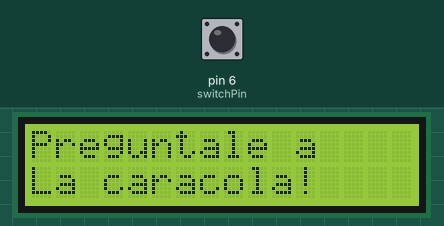
This sketch was run on a simulated Arduino Uno, built with avr-gcc and run on an emulated ATmega328P. On the bench: 16×2 character LCD. The test bench sets the inputs (shaded band); at power-on: pin 6 (switchPin) LOW. Random numbers use the default seed unless the sketch sets one.

Above: at 1.2 s.
1.3 s: pin 6 (switchPin) pulled HIGH for 0.15 s
At 2.6 s:
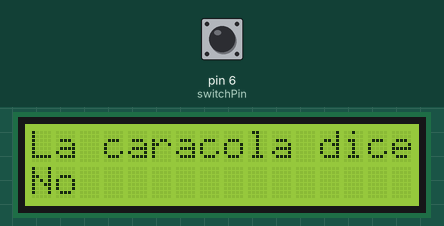
2.9 s: pin 6 (switchPin) pulled HIGH for 1 s
At 5.1 s:
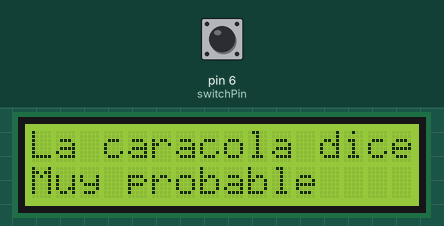
5.4 s: pin 6 (switchPin) pulsed HIGH 5 times (0.12 s each, 0.3 s apart)
At 6.7 s:
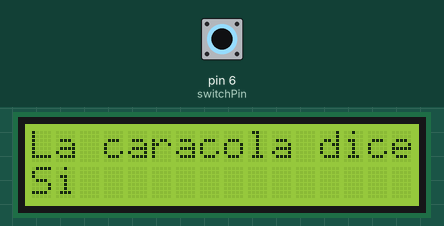
8.4 s: pin 6 (switchPin) pulled HIGH for 0.15 s
At 9.5 s:
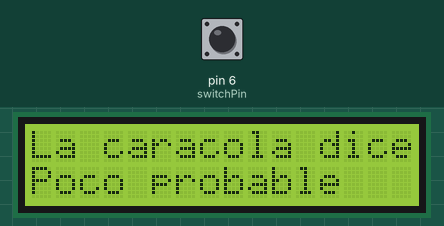
10.0 s: pin 6 (switchPin) pulled HIGH for 3.2 s
At 13.6 s:
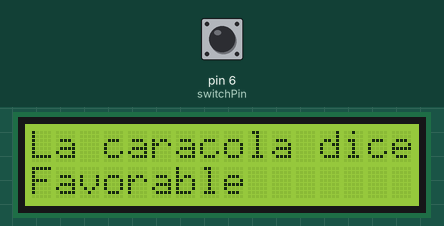
14.7 s: pin 6 (switchPin) pulled HIGH for 0.15 s
At 15.5 s:
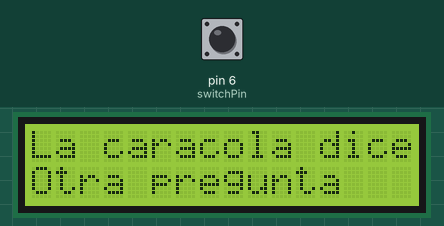
Timing chart, 0 to 17.3 s (numbered marks = the images above; inputs shaded):
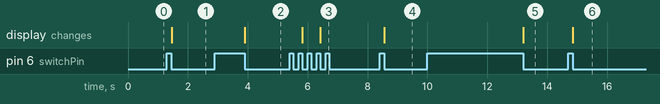

The sketch:

caracola_magica.ino
```cpp
#include <LiquidCrystal.h>
LiquidCrystal lcd(12,11, 5, 4, 3, 2);
const int switchPin = 6;
int switchState = 0;
int prevSwitchState = 0;
int reply;

void setup() {
  // put your setup code here, to run once:
  lcd.begin(16,2);
  pinMode(switchPin, INPUT);
  lcd.print("Preguntale a");
  lcd.setCursor(0, 1);
  lcd.print("La caracola!");
}

void loop() {
  // put your main code here, to run repeatedly:
  switchState = digitalRead(switchPin);
  if (switchState != prevSwitchState)
  {
    if (switchState == LOW)
    {
      reply = random(8);
      lcd.clear();
      lcd.setCursor(0, 0);
      lcd.print("La caracola dice: ");
      lcd.setCursor(0, 1);

      switch(reply)
      {
        case 0:
        lcd.print("Si");
        break;

        case 1:
        lcd.print("Muy probable");
        break;

        case 2:
        lcd.print("Seguramente");
        break;

        case 3:
        lcd.print("Favorable");
        break;

        case 4:
        lcd.print("Quizas no");
        break;

        case 5:
        lcd.print("Otra pregunta");
        break;

        case 6:
        lcd.print("Poco probable");
        break;

        case 7:
        lcd.print("No");
        break;
      }

    }
  }
  prevSwitchState = switchState;
}
```

Measured:
- after the input at 1.3 s, the display: changes after 0.16 s (image 1)
- after the input at 2.9 s, the display: changes after 1.0 s (image 2)
- after the input at 5.4 s, the display: first changes after 0.43 s (image 3 shows a later state)
- after the input at 8.4 s, the display: changes after 0.16 s (image 4)
- after the input at 10.0 s, the display: changes after 3.2 s (image 5)
- after the input at 14.7 s, the display: changes after 0.16 s (image 6)
